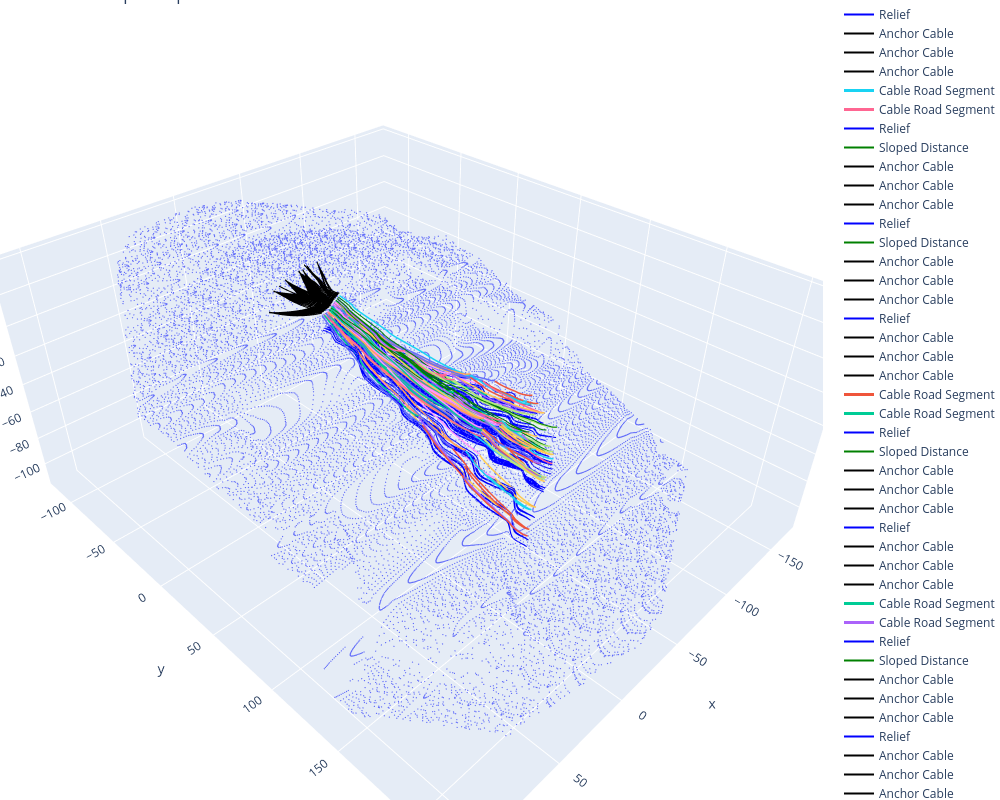

Notebook code for this chart:
### Markdown cell above
#### <a id='toc1_1_1_2_'></a>[Overview of Cable Roads](#toc0_)

### Code cell
reload(classes)
reload(mechanical_computations)
reload(plotting_3d)
plotting_3d.plot_all_cable_roads(height_gdf, line_gdf)
